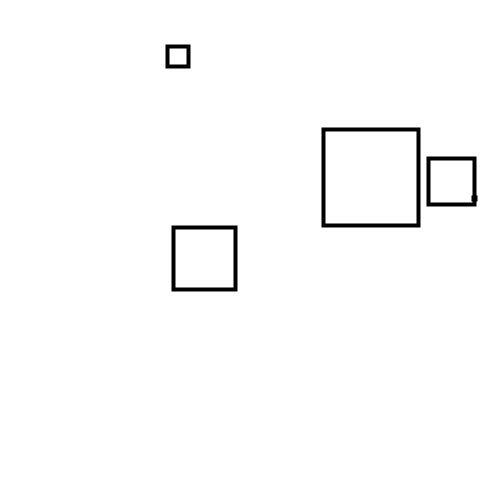
Frame 1 (no input)
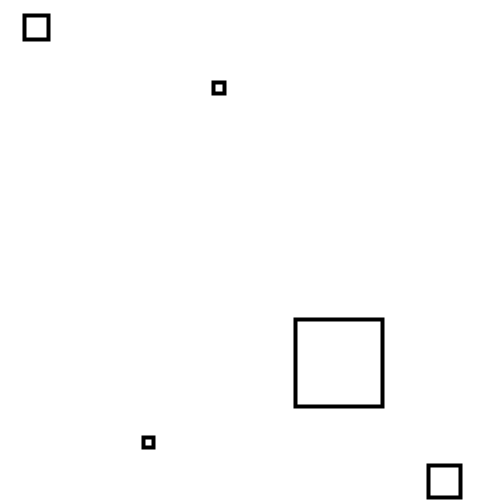
Frame 2 (the mouse pressed at the canvas centre, redrawn once)

The Processing sketch that drew these frames (run headless with seeded random() and noise(); the mouse was pressed at the canvas centre and the sketch redrawn once):

// Processing sketch: primeiroSketch
// ── primeiroSketch.pde

Object[] sqrs = new Object[5];
boolean allOk = false;

int savedI, savedJ;
int fc;
void setup() {
  size(500, 500);
  background(255);
  strokeWeight(4);
  for(int i = 0; i < sqrs.length; i++){
    sqrs[i] = new Object();
    sqrs[i].init();
    sqrs[i].gen();
  }
  noLoop();
  thread("check");
}

void draw() {
  background(255);
   fdraw();
   noLoop();
   /*
for(int i = 0; i < sqrs.length; i++){
    println("||-- index: " + i + " -- || -- xPos: " + sqrs[i].xPos + " -- || -- yPos: " + sqrs[i].yPos + " -- || -- sz: " + sqrs[i].sz);
   }
  */
  //loop();
}

void check(){
  fc = fc +1;
  println("phase: 'check'  || frameCount: " + fc);
  for(int i = 0; i < sqrs.length; i++){
    println("phase: 'check - 'i' iteration'  || frameCount: " + fc + "  ||  'i' iteration: " +i);
      for(int j = 0; j < sqrs.length; j++){
        //println("phase: 'check - 'j' iteration'  || frameCount: " + fc + "||  'i' iteration: " +i+ "||  'j' iteration: " +j);
        if(i!=j){
         if(sqrs[i].xPos >= (sqrs[j].xPos - sqrs[j].marginSz) && sqrs[i].xPos <= ((sqrs[j].xPos + sqrs[j].sz)+ sqrs[j].marginSz) || sqrs[i].yPos >= (sqrs[j].yPos - sqrs[j].marginSz) && sqrs[i].yPos <= ((sqrs[j].yPos + sqrs[j].sz)+ sqrs[j].marginSz)){
           sqrs[i].ok = false;
           savedI = i;
           savedJ = j;
           thread("savedRegen");
         }
        }
      }
  }
  thread("fCheck");
}


void savedCheck(){
  fc = fc +1;
  println("phase: 'savedCheck'  || frameCount: " + fc);
  for(int i = savedI; i < sqrs.length; i++){
    //println("phase: 'savedCheck - 'i' iteration'  || frameCount: " + fc + "  ||  'i' iteration: " +i + " ||  saved I: " + savedI);
      for(int j = 0; j < sqrs.length; j++){
        //println("phase: 'savedCheck - 'j' iteration'  || frameCount: " + fc + "||  'i' iteration: " +i+ "||  'j' iteration: " +j);
        if(i!=j){
         if(sqrs[i].xPos >= (sqrs[j].xPos - sqrs[j].marginSz) && sqrs[i].xPos <= ((sqrs[j].xPos + sqrs[j].sz)+ sqrs[j].marginSz) || sqrs[i].yPos >= (sqrs[j].yPos - sqrs[j].marginSz) && sqrs[i].yPos <= ((sqrs[j].yPos + sqrs[j].sz)+ sqrs[j].marginSz)){
           sqrs[i].ok = false;
           savedI = i;
           thread("savedRegen");
         }
        }
      }
  }
  thread("check");;
}

void regen(){
  for(int i = 0; i < sqrs.length; i++){
    if(sqrs[i].ok == false){
      sqrs[i].gen();
    }
  }
}

void savedRegen(){
  fc = fc +1;
  println("phase: 'savedRegen'  || frameCount: " + fc + "savedI: " + savedI);

    if(sqrs[savedI].ok == false){
      sqrs[savedI].gen();
      sqrs[savedI].ok = true;
    }
    thread("savedCheck");

}

void fCheck(){
  allOk = true;
  for(int i = 0; i < sqrs.length; i++){
    if(sqrs[i].ok == false){
     allOk = false;
     thread("check");
    }
  }
  redraw();
}

void fdraw(){
  fc = fc +1;
  println("phase: 'fdraw'  || frameCount: " + fc );
  for(int i = 0; i < sqrs.length; i++){
    sqrs[i].disp();
  }
}


class Object {
  float xPos, yPos, xSz , ySz, regisX, regisY, regisXsize, regisYsize, marginSz, sz;
  color clr;
  boolean ok;
  
  void init(){
    ok = false;
  }
  
  
  void gen(){
   xPos = random(width);
   yPos = random(height);
   
   sz = random(0, 100);
   marginSz = random(0,10);
   
  }
  
  
  void disp(){
   rect(xPos, yPos, sz, sz); 
  }
  
}
